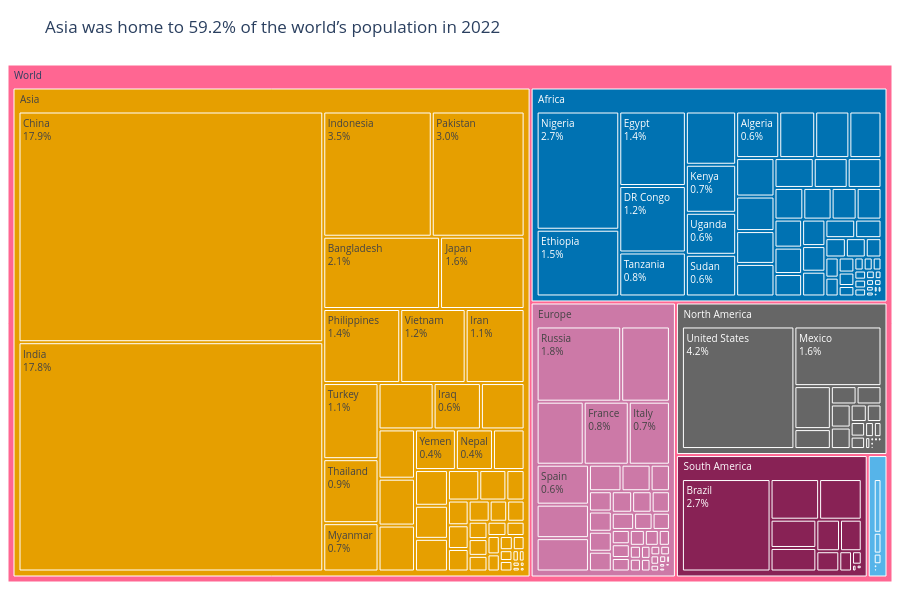

The code cell stored with this chart in its notebook:
### Markdown cell above
**Chart choice & justification:** *Which chart did you choose, and why? Justify design choices.

*ANSWER* -Each country is a box inside its continent. A bigger box means more people live there. Asia takes up the most space because about 6 out of every 10 people in the world lived there in 2022

### Code cell
# Q6
# YOUR CODE HERE
# Q6 — World population by continent and country
fig = px.treemap(
    df, path=[px.Constant("World"), "Continent", "Country"],
    values="2022 Population", color="Continent", color_discrete_map=palette,
    title="Asia was home to 59.2% of the world’s population in 2022",
)
fig.update_traces(
    root_color="#E8EBEE", marker_line_width=1,
    texttemplate="%{label}<br>%{percentRoot:.1%}",
    hovertemplate="%{label}<br>Population: %{value:,.0f}"
                  "<br>Share of world population: %{percentRoot:.2%}<extra></extra>",
)
fig.update_layout(height=590, margin=dict(t=65, l=8, r=8, b=8),
                  uniformtext=dict(minsize=10, mode="hide"))
fig.show()

### Figure 1 — Plotly figure (JSON) as saved in the notebook; plotly's stock layout.template omitted (floating-point values rounded to 4 significant figures; data arrays with more than 128 entries replaced by an {"elided": "..."} marker saying what was removed)
{"data": [{"branchvalues": "total", "customdata": {"elided": "241x1 str values"}, "domain": {"x": [0, 1], "y": [0, 1]}, "hovertemplate": "%{label}<br>Population: %{value:,.0f}<br>Share of world population: %{percentRoot:.2%}<extra></extra>", "ids": {"elided": "241 str values"}, "labels": {"elided": "241 str values"}, "marker": {"colors": {"elided": "241 str values"}, "line": {"width": 1}}, "name": "", "parents": {"elided": "241 str values"}, "root": {"color": "#E8EBEE"}, "texttemplate": "%{label}<br>%{percentRoot:.1%}", "type": "treemap", "values": {"elided": "241 float values"}}], "layout": {"height": 590, "legend": {"tracegroupgap": 0}, "margin": {"b": 8, "l": 8, "r": 8, "t": 65}, "title": {"text": "Asia was home to 59.2% of the world’s population in 2022"}, "uniformtext": {"minsize": 10, "mode": "hide"}}}
